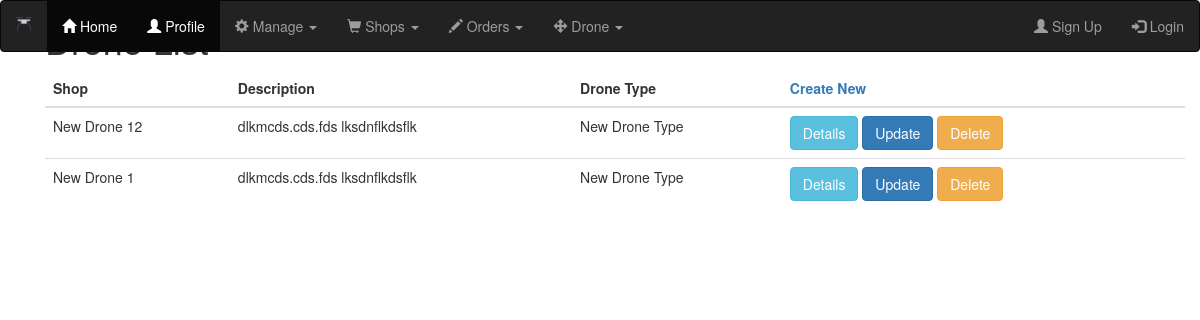
Screenshot of /drones/drone_list with the database file from the repository.
### drones/models.py (models this page shows, shortened)
class Drone(models.Model):
    name = models.CharField(max_length=25)
    description = models.CharField(max_length=50)
    drone_type = models.ForeignKey(DroneType,related_name="drone_type",on_delete=models.CASCADE)

class DroneType(models.Model):
    name = models.CharField(max_length=25)
    description = models.CharField(max_length=50)
    self_weight = models.IntegerField()
    payload_weight = models.IntegerField()
    external_reference = models.CharField(max_length=25,blank=True)
    def __str__(self):
        return self.name

### drones/views.py (the view)
# urls.py: path('drone_list',DroneListView.as_view(),name='drone_list'),
class DroneListView(ListView):
    model = Drone

### drones/templates/drones/drone_list.html
<!DOCTYPE html>
{% extends "base.html" %}
{% load crispy_forms_tags %}
{% load static %}
{% block content %}
<div class="container">
  <h1>Drone List</h1>
<table class="table">
  <thead>
    <th>Shop</th><th>Description</th> <th>Drone Type</th> <th class='right_handed'> <a href="{% url 'drones:drone_create' %}">Create New</a></th>
  </thead>
  <tbody>
  {% for drone in object_list %}
    <tr class="default">
      <td>{{ drone.name }}</td>
      <td>{{ drone.description }}</td>
      <td>{{ drone.drone_type }}</td>
      <td>
        <a href="drone/{{drone.id}}/detail"><button type="button" class="btn btn-info">Details</button></a>
        <a href="{% url 'drones:drone_update' drone.id %}"><button type="button" class="btn btn-primary">Update</button></a>
        <a href="{% url 'drones:drone_delete' drone.id %}"><button type="button" class="btn btn-warning">Delete</button></a>
      </td>
    </tr>
  {% endfor %}
</tbody>
</table>
</div>
{% endblock %}

### rows the page displays
Drone: name "New Drone 12", description "dlkmcds.cds.fds lksdnflkdsflk", drone_type "New Drone Type"
Drone: name "New Drone 1", description "dlkmcds.cds.fds lksdnflkdsflk", drone_type "New Drone Type"
